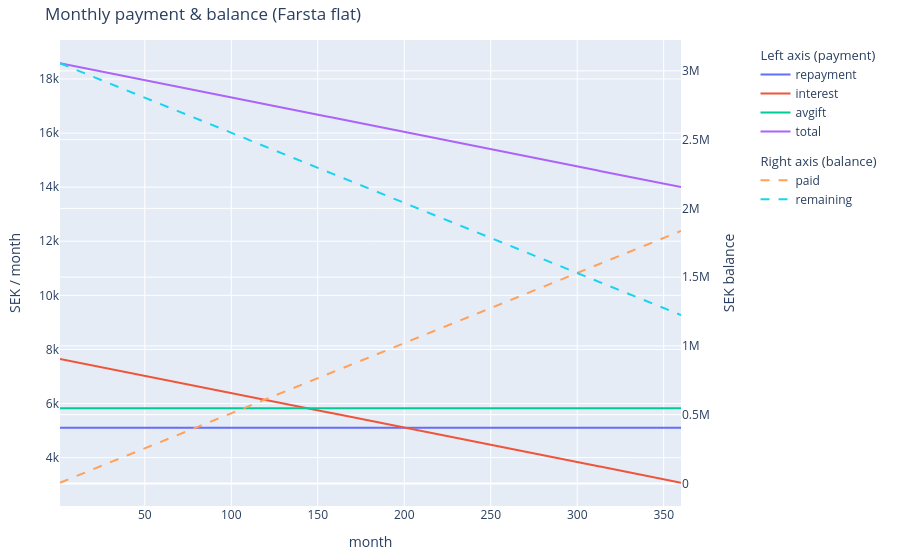

Notebook source saved alongside this figure:
### Code cell
AVGIFT = 5312+6200/12 # per month
MORTGAGE = 3.4e6-3.4e5
REPAYMENT_RATE = 0.02 # per year
INTEREST_RATE = 0.03 # per year
MONTHS = 12*30

paid, remain, monthly_repayment, monthly_interest, monthly_avgift, monthly_total = f_monthly(
    mortgage_total=MORTGAGE, 
    annual_repayment_rate=REPAYMENT_RATE,
    annual_interest_rate=INTEREST_RATE, 
    months=MONTHS, 
    monthly_avgift=AVGIFT, 
    plot=True,
    title='Monthly payment & balance (Farsta flat)'
    )

### Figure 1 — Plotly figure (JSON) as saved in the notebook; plotly's stock layout.template omitted (floating-point values rounded to 4 significant figures; data arrays with more than 128 entries replaced by an {"elided": "..."} marker saying what was removed)
{"data": [{"hovertemplate": "%{y:,.2~f}<extra></extra>", "legendgroup": "payment", "legendgrouptitle": {"text": "Left axis (payment)"}, "name": "repayment", "type": "scatter", "x": {"elided": "360 int values"}, "y": {"elided": "360 int values"}}, {"hovertemplate": "%{y:,.2~f}<extra></extra>", "legendgroup": "payment", "name": "interest", "type": "scatter", "x": {"elided": "360 int values"}, "y": {"elided": "360 float values"}}, {"hovertemplate": "%{y:,.2~f}<extra></extra>", "legendgroup": "payment", "name": "avgift", "type": "scatter", "x": {"elided": "360 int values"}, "y": {"elided": "360 float values"}}, {"hovertemplate": "%{y:,.2~f}<extra></extra>", "legendgroup": "payment", "name": "total", "type": "scatter", "x": {"elided": "360 int values"}, "y": {"elided": "360 float values"}}, {"hovertemplate": "%{y:,.2~f}<extra></extra>", "legendgroup": "balance", "legendgrouptitle": {"text": "Right axis (balance)"}, "line": {"dash": "dash"}, "name": "paid", "type": "scatter", "x": {"elided": "360 int values"}, "y": {"elided": "360 int values"}, "yaxis": "y2"}, {"hovertemplate": "%{y:,.2~f}<extra></extra>", "legendgroup": "balance", "line": {"dash": "dash"}, "name": "remaining", "type": "scatter", "x": {"elided": "360 int values"}, "y": {"elided": "360 int values"}, "yaxis": "y2"}], "layout": {"hovermode": "x unified", "legend": {"groupclick": "toggleitem", "x": 1.12, "xanchor": "left", "y": 1}, "margin": {"b": 50, "l": 60, "r": 160, "t": 40}, "title": {"text": "Monthly payment & balance (Farsta flat)"}, "xaxis": {"title": {"text": "month"}}, "yaxis": {"title": {"text": "SEK / month"}}, "yaxis2": {"overlaying": "y", "side": "right", "title": {"text": "SEK balance"}}}}
